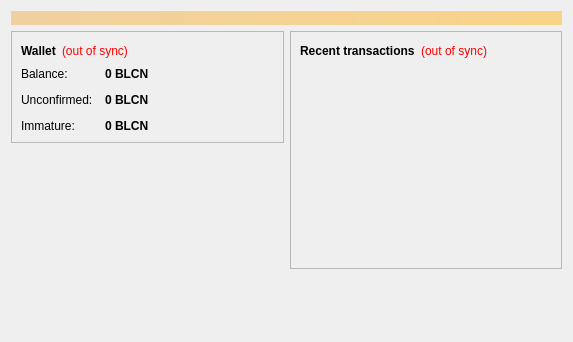
<?xml version="1.0" encoding="UTF-8"?>
<ui version="4.0">
 <class>OverviewPage</class>
 <widget class="QWidget" name="OverviewPage">
  <property name="geometry">
   <rect>
    <x>0</x>
    <y>0</y>
    <width>573</width>
    <height>342</height>
   </rect>
  </property>
  <property name="windowTitle">
   <string>Form</string>
  </property>
  <layout class="QVBoxLayout" name="topLayout">
   <item>
    <widget class="QLabel" name="labelAlerts">
     <property name="visible">
      <bool>false</bool>
     </property>
     <property name="styleSheet">
      <string notr="true">background-color: qlineargradient(x1: 0, y1: 0, x2: 1, y2: 0, stop:0 #F0D0A0, stop:1 #F8D488); color:#000000;</string>
     </property>
     <property name="wordWrap">
      <bool>true</bool>
     </property>
     <property name="margin">
      <number>3</number>
     </property>
    </widget>
   </item>
   <item>
    <layout class="QHBoxLayout" name="horizontalLayout" stretch="1,1">
     <item>
      <layout class="QVBoxLayout" name="verticalLayout_2">
       <item>
        <widget class="QFrame" name="frame">
         <property name="frameShape">
          <enum>QFrame::StyledPanel</enum>
         </property>
         <property name="frameShadow">
          <enum>QFrame::Raised</enum>
         </property>
         <layout class="QVBoxLayout" name="verticalLayout_4">
          <item>
           <layout class="QHBoxLayout" name="horizontalLayout_4">
            <item>
             <widget class="QLabel" name="label_5">
              <property name="font">
               <font>
                <weight>75</weight>
                <bold>true</bold>
               </font>
              </property>
              <property name="text">
               <string>Wallet</string>
              </property>
             </widget>
            </item>
            <item>
             <widget class="QLabel" name="labelWalletStatus">
              <property name="toolTip">
               <string>The displayed information may be out of date. Your wallet automatically synchronizes with the BlockCoin network after a connection is established, but this process has not completed yet.</string>
              </property>
              <property name="styleSheet">
               <string notr="true">QLabel { color: red; }</string>
              </property>
              <property name="text">
               <string notr="true">(out of sync)</string>
              </property>
              <property name="alignment">
               <set>Qt::AlignLeading|Qt::AlignLeft|Qt::AlignVCenter</set>
              </property>
             </widget>
            </item>
            <item>
             <spacer name="horizontalSpacer_2">
              <property name="orientation">
               <enum>Qt::Horizontal</enum>
              </property>
              <property name="sizeHint" stdset="0">
               <size>
                <width>40</width>
                <height>20</height>
               </size>
              </property>
             </spacer>
            </item>
           </layout>
          </item>
          <item>
           <layout class="QFormLayout" name="formLayout_2">
            <property name="fieldGrowthPolicy">
             <enum>QFormLayout::AllNonFixedFieldsGrow</enum>
            </property>
            <property name="horizontalSpacing">
             <number>12</number>
            </property>
            <property name="verticalSpacing">
             <number>12</number>
            </property>
            <item row="0" column="0">
             <widget class="QLabel" name="label">
              <property name="text">
               <string>Balance:</string>
              </property>
             </widget>
            </item>
            <item row="0" column="1">
             <widget class="QLabel" name="labelBalance">
              <property name="font">
               <font>
                <weight>75</weight>
                <bold>true</bold>
               </font>
              </property>
              <property name="cursor">
               <cursorShape>IBeamCursor</cursorShape>
              </property>
              <property name="toolTip">
               <string>Your current balance</string>
              </property>
              <property name="text">
               <string notr="true">0 BLCN</string>
              </property>
              <property name="textInteractionFlags">
               <set>Qt::LinksAccessibleByMouse|Qt::TextSelectableByKeyboard|Qt::TextSelectableByMouse</set>
              </property>
             </widget>
            </item>
            <item row="1" column="0">
             <widget class="QLabel" name="label_3">
              <property name="text">
               <string>Unconfirmed:</string>
              </property>
             </widget>
            </item>
            <item row="1" column="1">
             <widget class="QLabel" name="labelUnconfirmed">
              <property name="font">
               <font>
                <weight>75</weight>
                <bold>true</bold>
               </font>
              </property>
              <property name="cursor">
               <cursorShape>IBeamCursor</cursorShape>
              </property>
              <property name="toolTip">
               <string>Total of transactions that have yet to be confirmed, and do not yet count toward the current balance</string>
              </property>
              <property name="text">
               <string notr="true">0 BLCN</string>
              </property>
              <property name="textInteractionFlags">
               <set>Qt::LinksAccessibleByMouse|Qt::TextSelectableByKeyboard|Qt::TextSelectableByMouse</set>
              </property>
             </widget>
            </item>
            <item row="2" column="0">
             <widget class="QLabel" name="labelImmatureText">
              <property name="text">
               <string>Immature:</string>
              </property>
             </widget>
            </item>
            <item row="2" column="1">
             <widget class="QLabel" name="labelImmature">
              <property name="font">
               <font>
                <weight>75</weight>
                <bold>true</bold>
               </font>
              </property>
              <property name="toolTip">
               <string>Mined balance that has not yet matured</string>
              </property>
              <property name="text">
               <string notr="true">0 BLCN</string>
              </property>
              <property name="textInteractionFlags">
               <set>Qt::LinksAccessibleByMouse|Qt::TextSelectableByKeyboard|Qt::TextSelectableByMouse</set>
              </property>
             </widget>
            </item>
           </layout>
          </item>
         </layout>
        </widget>
       </item>
       <item>
        <spacer name="verticalSpacer">
         <property name="orientation">
          <enum>Qt::Vertical</enum>
         </property>
         <property name="sizeHint" stdset="0">
          <size>
           <width>20</width>
           <height>40</height>
          </size>
         </property>
        </spacer>
       </item>
        <item>
         <widget class="QLabel" name="label_wallet_bgcoin">
          <property name="text">
           <string/>
          </property>
          <property name="pixmap">
           <pixmap resource="../bitcoin.qrc">:/images/wallet_bgcoin</pixmap>
          </property>
          <property name="scaledContents">
           <bool>false</bool>
          </property>
          <property name="alignment">
           <set>Qt::AlignCenter</set>
          </property>
          <property name="margin">
           <number>-2</number>
          </property>
         </widget>
        </item>
        <item>
         <widget class="QLabel" name="label_6">
          <property name="text">
           <string/>
          </property>
         </widget>
        </item>
      </layout>
     </item>
     <item>
      <layout class="QVBoxLayout" name="verticalLayout_3">
       <item>
        <widget class="QFrame" name="frame_2">
         <property name="frameShape">
          <enum>QFrame::StyledPanel</enum>
         </property>
         <property name="frameShadow">
          <enum>QFrame::Raised</enum>
         </property>
         <layout class="QVBoxLayout" name="verticalLayout">
          <item>
           <layout class="QHBoxLayout" name="horizontalLayout_2">
            <item>
             <widget class="QLabel" name="label_4">
              <property name="text">
               <string>&lt;b&gt;Recent transactions&lt;/b&gt;</string>
              </property>
             </widget>
            </item>
            <item>
             <widget class="QLabel" name="labelTransactionsStatus">
              <property name="toolTip">
               <string>The displayed information may be out of date. Your wallet automatically synchronizes with the BlockCoin network after a connection is established, but this process has not completed yet.</string>
              </property>
              <property name="styleSheet">
               <string notr="true">QLabel { color: red; }</string>
              </property>
              <property name="text">
               <string notr="true">(out of sync)</string>
              </property>
              <property name="alignment">
               <set>Qt::AlignRight|Qt::AlignTrailing|Qt::AlignVCenter</set>
              </property>
             </widget>
            </item>
            <item>
             <spacer name="horizontalSpacer">
              <property name="orientation">
               <enum>Qt::Horizontal</enum>
              </property>
              <property name="sizeHint" stdset="0">
               <size>
                <width>40</width>
                <height>20</height>
               </size>
              </property>
             </spacer>
            </item>
           </layout>
          </item>
          <item>
           <widget class="QListView" name="listTransactions">
            <property name="styleSheet">
             <string notr="true">QListView { background: transparent; }</string>
            </property>
            <property name="frameShape">
             <enum>QFrame::NoFrame</enum>
            </property>
            <property name="verticalScrollBarPolicy">
             <enum>Qt::ScrollBarAlwaysOff</enum>
            </property>
            <property name="horizontalScrollBarPolicy">
             <enum>Qt::ScrollBarAlwaysOff</enum>
            </property>
            <property name="selectionMode">
             <enum>QAbstractItemView::NoSelection</enum>
            </property>
           </widget>
          </item>
         </layout>
        </widget>
       </item>
       <item>
        <spacer name="verticalSpacer_2">
         <property name="orientation">
          <enum>Qt::Vertical</enum>
         </property>
         <property name="sizeHint" stdset="0">
          <size>
           <width>20</width>
           <height>40</height>
          </size>
         </property>
        </spacer>
       </item>
      </layout>
     </item>
    </layout>
   </item>
  </layout>
 </widget>
 <resources/>
 <connections/>
</ui>
